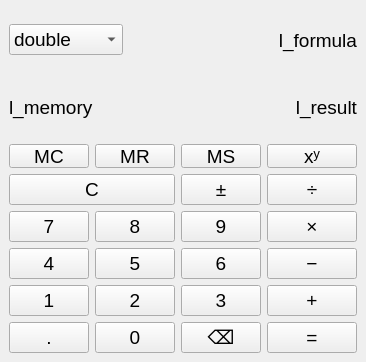
<?xml version="1.0" encoding="UTF-8"?>
<ui version="4.0">
 <class>MainWindow</class>
 <widget class="QMainWindow" name="MainWindow">
  <property name="geometry">
   <rect>
    <x>0</x>
    <y>0</y>
    <width>366</width>
    <height>362</height>
   </rect>
  </property>
  <property name="sizePolicy">
   <sizepolicy hsizetype="Preferred" vsizetype="Preferred">
    <horstretch>0</horstretch>
    <verstretch>0</verstretch>
   </sizepolicy>
  </property>
  <property name="font">
   <font>
    <pointsize>14</pointsize>
   </font>
  </property>
  <property name="windowTitle">
   <string>Калькулятор</string>
  </property>
  <widget class="QWidget" name="centralwidget">
   <layout class="QGridLayout" name="gridLayout" columnstretch="1,1,1,2">
    <item row="7" column="2">
     <widget class="QPushButton" name="b_six">
      <property name="text">
       <string>6</string>
      </property>
      <property name="shortcut">
       <string>6</string>
      </property>
     </widget>
    </item>
    <item row="4" column="2">
     <widget class="QPushButton" name="b_ms">
      <property name="sizePolicy">
       <sizepolicy hsizetype="Minimum" vsizetype="Maximum">
        <horstretch>0</horstretch>
        <verstretch>0</verstretch>
       </sizepolicy>
      </property>
      <property name="minimumSize">
       <size>
        <width>0</width>
        <height>24</height>
       </size>
      </property>
      <property name="maximumSize">
       <size>
        <width>16777215</width>
        <height>24</height>
       </size>
      </property>
      <property name="text">
       <string>MS</string>
      </property>
     </widget>
    </item>
    <item row="6" column="2">
     <widget class="QPushButton" name="b_nine">
      <property name="text">
       <string>9</string>
      </property>
      <property name="shortcut">
       <string>9</string>
      </property>
     </widget>
    </item>
    <item row="8" column="3">
     <widget class="QPushButton" name="b_add">
      <property name="text">
       <string>+</string>
      </property>
      <property name="shortcut">
       <string>+</string>
      </property>
     </widget>
    </item>
    <item row="9" column="0">
     <widget class="QPushButton" name="tb_extra">
      <property name="text">
       <string>.</string>
      </property>
      <property name="shortcut">
       <string>.</string>
      </property>
     </widget>
    </item>
    <item row="4" column="3">
     <widget class="QPushButton" name="b_pow">
      <property name="sizePolicy">
       <sizepolicy hsizetype="Minimum" vsizetype="Fixed">
        <horstretch>0</horstretch>
        <verstretch>0</verstretch>
       </sizepolicy>
      </property>
      <property name="minimumSize">
       <size>
        <width>0</width>
        <height>24</height>
       </size>
      </property>
      <property name="maximumSize">
       <size>
        <width>16777215</width>
        <height>24</height>
       </size>
      </property>
      <property name="text">
       <string>xʸ</string>
      </property>
     </widget>
    </item>
    <item row="9" column="2">
     <widget class="QPushButton" name="b_backspace">
      <property name="text">
       <string>⌫</string>
      </property>
      <property name="shortcut">
       <string>Backspace</string>
      </property>
     </widget>
    </item>
    <item row="8" column="0">
     <widget class="QPushButton" name="b_one">
      <property name="text">
       <string>1</string>
      </property>
      <property name="shortcut">
       <string>1</string>
      </property>
     </widget>
    </item>
    <item row="6" column="1">
     <widget class="QPushButton" name="b_eigth">
      <property name="text">
       <string>8</string>
      </property>
      <property name="shortcut">
       <string>8</string>
      </property>
     </widget>
    </item>
    <item row="4" column="0">
     <widget class="QPushButton" name="b_mc">
      <property name="sizePolicy">
       <sizepolicy hsizetype="Minimum" vsizetype="Maximum">
        <horstretch>0</horstretch>
        <verstretch>0</verstretch>
       </sizepolicy>
      </property>
      <property name="minimumSize">
       <size>
        <width>0</width>
        <height>24</height>
       </size>
      </property>
      <property name="maximumSize">
       <size>
        <width>16777215</width>
        <height>24</height>
       </size>
      </property>
      <property name="text">
       <string>MC</string>
      </property>
     </widget>
    </item>
    <item row="8" column="1">
     <widget class="QPushButton" name="b_two">
      <property name="text">
       <string>2</string>
      </property>
      <property name="shortcut">
       <string>2</string>
      </property>
     </widget>
    </item>
    <item row="8" column="2">
     <widget class="QPushButton" name="b_three">
      <property name="text">
       <string>3</string>
      </property>
      <property name="shortcut">
       <string>3</string>
      </property>
     </widget>
    </item>
    <item row="5" column="0" colspan="2">
     <widget class="QPushButton" name="b_clear">
      <property name="text">
       <string>C</string>
      </property>
     </widget>
    </item>
    <item row="9" column="1">
     <widget class="QPushButton" name="b_zero">
      <property name="text">
       <string>0</string>
      </property>
      <property name="shortcut">
       <string>0</string>
      </property>
     </widget>
    </item>
    <item row="6" column="0">
     <widget class="QPushButton" name="b_seven">
      <property name="text">
       <string>7</string>
      </property>
      <property name="shortcut">
       <string>7</string>
      </property>
     </widget>
    </item>
    <item row="5" column="3">
     <widget class="QPushButton" name="b_div">
      <property name="sizePolicy">
       <sizepolicy hsizetype="Minimum" vsizetype="Fixed">
        <horstretch>0</horstretch>
        <verstretch>0</verstretch>
       </sizepolicy>
      </property>
      <property name="text">
       <string>÷</string>
      </property>
      <property name="shortcut">
       <string>/</string>
      </property>
     </widget>
    </item>
    <item row="9" column="3">
     <widget class="QPushButton" name="b_enter">
      <property name="text">
       <string>=</string>
      </property>
      <property name="shortcut">
       <string>Enter</string>
      </property>
     </widget>
    </item>
    <item row="4" column="1">
     <widget class="QPushButton" name="b_mr">
      <property name="minimumSize">
       <size>
        <width>0</width>
        <height>24</height>
       </size>
      </property>
      <property name="maximumSize">
       <size>
        <width>16777215</width>
        <height>24</height>
       </size>
      </property>
      <property name="text">
       <string>MR</string>
      </property>
     </widget>
    </item>
    <item row="3" column="0" colspan="4">
     <layout class="QHBoxLayout" name="horizontalLayout">
      <item>
       <widget class="QLabel" name="l_memory">
        <property name="text">
         <string>l_memory</string>
        </property>
       </widget>
      </item>
      <item>
       <widget class="QLabel" name="l_result">
        <property name="text">
         <string>l_result</string>
        </property>
        <property name="alignment">
         <set>Qt::AlignmentFlag::AlignRight|Qt::AlignmentFlag::AlignTrailing|Qt::AlignmentFlag::AlignVCenter</set>
        </property>
       </widget>
      </item>
     </layout>
    </item>
    <item row="7" column="1">
     <widget class="QPushButton" name="b_five">
      <property name="text">
       <string>5</string>
      </property>
      <property name="shortcut">
       <string>5</string>
      </property>
     </widget>
    </item>
    <item row="5" column="2">
     <widget class="QPushButton" name="b_plusminus">
      <property name="text">
       <string>±</string>
      </property>
     </widget>
    </item>
    <item row="6" column="3">
     <widget class="QPushButton" name="b_mul">
      <property name="text">
       <string>×</string>
      </property>
      <property name="shortcut">
       <string>*</string>
      </property>
     </widget>
    </item>
    <item row="7" column="0">
     <widget class="QPushButton" name="b_four">
      <property name="text">
       <string>4</string>
      </property>
      <property name="shortcut">
       <string>4</string>
      </property>
     </widget>
    </item>
    <item row="7" column="3">
     <widget class="QPushButton" name="b_sub">
      <property name="text">
       <string>−</string>
      </property>
      <property name="shortcut">
       <string>-</string>
      </property>
     </widget>
    </item>
    <item row="1" column="0" colspan="4">
     <layout class="QHBoxLayout" name="horizontalLayout_2" stretch="1,2">
      <item>
       <widget class="QComboBox" name="cmb_controller">
        <property name="currentIndex">
         <number>4</number>
        </property>
        <item>
         <property name="text">
          <string>uint8_t</string>
         </property>
        </item>
        <item>
         <property name="text">
          <string>int</string>
         </property>
        </item>
        <item>
         <property name="text">
          <string>int64_t</string>
         </property>
        </item>
        <item>
         <property name="text">
          <string>size_t</string>
         </property>
        </item>
        <item>
         <property name="text">
          <string>double</string>
         </property>
        </item>
        <item>
         <property name="text">
          <string>float</string>
         </property>
        </item>
        <item>
         <property name="text">
          <string>Rational</string>
         </property>
        </item>
       </widget>
      </item>
      <item>
       <widget class="QLabel" name="l_formula">
        <property name="text">
         <string>l_formula</string>
        </property>
        <property name="alignment">
         <set>Qt::AlignmentFlag::AlignRight|Qt::AlignmentFlag::AlignTrailing|Qt::AlignmentFlag::AlignVCenter</set>
        </property>
       </widget>
      </item>
     </layout>
    </item>
   </layout>
  </widget>
 </widget>
 <resources/>
 <connections/>
</ui>
